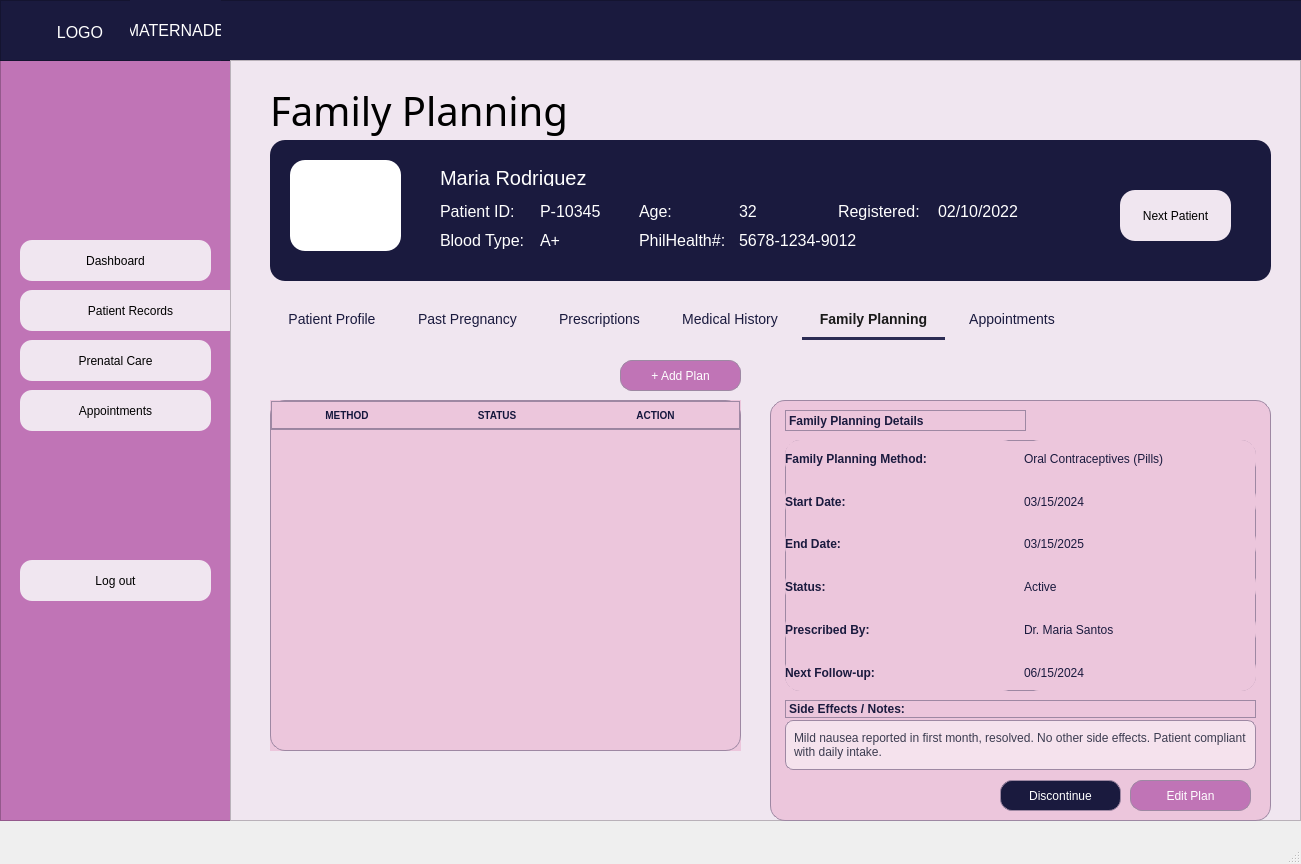
<?xml version="1.0" encoding="UTF-8"?>
<ui version="4.0">
 <class>MainWindow</class>
 <widget class="QMainWindow" name="MainWindow">
  <property name="geometry">
   <rect>
    <x>0</x>
    <y>0</y>
    <width>1301</width>
    <height>864</height>
   </rect>
  </property>
  <property name="sizePolicy">
   <sizepolicy hsizetype="Expanding" vsizetype="Expanding">
    <horstretch>0</horstretch>
    <verstretch>0</verstretch>
   </sizepolicy>
  </property>
  <property name="windowTitle">
   <string>MainWindow</string>
  </property>
  <widget class="QWidget" name="centralwidget">
   <widget class="QFrame" name="frame">
    <property name="geometry">
     <rect>
      <x>0</x>
      <y>60</y>
      <width>231</width>
      <height>761</height>
     </rect>
    </property>
    <property name="sizePolicy">
     <sizepolicy hsizetype="Expanding" vsizetype="Expanding">
      <horstretch>0</horstretch>
      <verstretch>0</verstretch>
     </sizepolicy>
    </property>
    <property name="styleSheet">
     <string notr="true">background-color: rgb(192, 116, 182)</string>
    </property>
    <property name="frameShape">
     <enum>QFrame::StyledPanel</enum>
    </property>
    <property name="frameShadow">
     <enum>QFrame::Raised</enum>
    </property>
    <widget class="QPushButton" name="pushButton">
     <property name="geometry">
      <rect>
       <x>20</x>
       <y>180</y>
       <width>191</width>
       <height>41</height>
      </rect>
     </property>
     <property name="styleSheet">
      <string notr="true">background-color: rgb(240, 230, 240);
border-radius: 12px;</string>
     </property>
     <property name="text">
      <string>Dashboard</string>
     </property>
    </widget>
    <widget class="QPushButton" name="pushButton_2">
     <property name="geometry">
      <rect>
       <x>20</x>
       <y>230</y>
       <width>221</width>
       <height>41</height>
      </rect>
     </property>
     <property name="styleSheet">
      <string notr="true">background-color: rgb(240, 230, 240);
border-radius: 12px;</string>
     </property>
     <property name="text">
      <string>Patient Records</string>
     </property>
    </widget>
    <widget class="QPushButton" name="pushButton_3">
     <property name="geometry">
      <rect>
       <x>20</x>
       <y>280</y>
       <width>191</width>
       <height>41</height>
      </rect>
     </property>
     <property name="styleSheet">
      <string notr="true">background-color: rgb(240, 230, 240);
border-radius: 12px;</string>
     </property>
     <property name="text">
      <string>Prenatal Care</string>
     </property>
    </widget>
    <widget class="QPushButton" name="pushButton_4">
     <property name="geometry">
      <rect>
       <x>20</x>
       <y>330</y>
       <width>191</width>
       <height>41</height>
      </rect>
     </property>
     <property name="styleSheet">
      <string notr="true">background-color: rgb(240, 230, 240);
border-radius: 12px;</string>
     </property>
     <property name="text">
      <string>Appointments</string>
     </property>
    </widget>
    <widget class="QPushButton" name="pushButton_5">
     <property name="geometry">
      <rect>
       <x>20</x>
       <y>500</y>
       <width>191</width>
       <height>41</height>
      </rect>
     </property>
     <property name="styleSheet">
      <string notr="true">background-color: rgb(240, 230, 240);
border-radius: 12px;</string>
     </property>
     <property name="text">
      <string>Log out</string>
     </property>
    </widget>
   </widget>
   <widget class="QFrame" name="frame_2">
    <property name="geometry">
     <rect>
      <x>0</x>
      <y>0</y>
      <width>1341</width>
      <height>61</height>
     </rect>
    </property>
    <property name="styleSheet">
     <string notr="true">background-color: rgb(26, 26, 62)</string>
    </property>
    <property name="frameShape">
     <enum>QFrame::StyledPanel</enum>
    </property>
    <property name="frameShadow">
     <enum>QFrame::Raised</enum>
    </property>
    <widget class="QLabel" name="label_2">
     <property name="geometry">
      <rect>
       <x>130</x>
       <y>0</y>
       <width>91</width>
       <height>61</height>
      </rect>
     </property>
     <property name="font">
      <font>
       <family>Segoe UI</family>
       <pointsize>12</pointsize>
       <bold>false</bold>
      </font>
     </property>
     <property name="styleSheet">
      <string notr="true">color: rgb(255, 255, 255);</string>
     </property>
     <property name="text">
      <string>MATERNADB</string>
     </property>
     <property name="alignment">
      <set>Qt::AlignCenter</set>
     </property>
    </widget>
    <widget class="QLabel" name="label_3">
     <property name="geometry">
      <rect>
       <x>30</x>
       <y>10</y>
       <width>100</width>
       <height>45</height>
      </rect>
     </property>
     <property name="sizePolicy">
      <sizepolicy hsizetype="Expanding" vsizetype="Expanding">
       <horstretch>0</horstretch>
       <verstretch>0</verstretch>
      </sizepolicy>
     </property>
     <property name="minimumSize">
      <size>
       <width>100</width>
       <height>45</height>
      </size>
     </property>
     <property name="font">
      <font>
       <family>Segoe UI</family>
       <pointsize>12</pointsize>
       <bold>false</bold>
      </font>
     </property>
     <property name="styleSheet">
      <string notr="true">color: rgb(255, 255, 255);</string>
     </property>
     <property name="text">
      <string>LOGO</string>
     </property>
     <property name="alignment">
      <set>Qt::AlignCenter</set>
     </property>
    </widget>
   </widget>
   <widget class="QFrame" name="frame_3">
    <property name="geometry">
     <rect>
      <x>230</x>
      <y>60</y>
      <width>1071</width>
      <height>761</height>
     </rect>
    </property>
    <property name="sizePolicy">
     <sizepolicy hsizetype="Expanding" vsizetype="Expanding">
      <horstretch>0</horstretch>
      <verstretch>0</verstretch>
     </sizepolicy>
    </property>
    <property name="font">
     <font>
      <family>Nirmala UI Semilight</family>
     </font>
    </property>
    <property name="styleSheet">
     <string notr="true">background-color: rgb(240, 230, 240)</string>
    </property>
    <property name="frameShape">
     <enum>QFrame::StyledPanel</enum>
    </property>
    <property name="frameShadow">
     <enum>QFrame::Raised</enum>
    </property>
    <widget class="QLabel" name="label">
     <property name="geometry">
      <rect>
       <x>40</x>
       <y>20</y>
       <width>361</width>
       <height>61</height>
      </rect>
     </property>
     <property name="font">
      <font>
       <family>Arial Black</family>
       <pointsize>30</pointsize>
      </font>
     </property>
     <property name="text">
      <string>Family Planning</string>
     </property>
    </widget>
    <widget class="QFrame" name="frame_4">
     <property name="geometry">
      <rect>
       <x>40</x>
       <y>80</y>
       <width>1001</width>
       <height>141</height>
      </rect>
     </property>
     <property name="sizePolicy">
      <sizepolicy hsizetype="Expanding" vsizetype="Expanding">
       <horstretch>0</horstretch>
       <verstretch>0</verstretch>
      </sizepolicy>
     </property>
     <property name="styleSheet">
      <string notr="true">border-radius:15px;
background-color: rgb(26, 26, 62);</string>
     </property>
     <property name="frameShape">
      <enum>QFrame::StyledPanel</enum>
     </property>
     <property name="frameShadow">
      <enum>QFrame::Raised</enum>
     </property>
     <widget class="QFrame" name="frame_5">
      <property name="geometry">
       <rect>
        <x>20</x>
        <y>20</y>
        <width>111</width>
        <height>91</height>
       </rect>
      </property>
      <property name="styleSheet">
       <string notr="true">background-color: rgb(255, 255, 255);</string>
      </property>
      <property name="frameShape">
       <enum>QFrame::StyledPanel</enum>
      </property>
      <property name="frameShadow">
       <enum>QFrame::Raised</enum>
      </property>
     </widget>
     <widget class="QLabel" name="patient_name">
      <property name="geometry">
       <rect>
        <x>170</x>
        <y>30</y>
        <width>411</width>
        <height>16</height>
       </rect>
      </property>
      <property name="sizePolicy">
       <sizepolicy hsizetype="Expanding" vsizetype="Expanding">
        <horstretch>0</horstretch>
        <verstretch>0</verstretch>
       </sizepolicy>
      </property>
      <property name="styleSheet">
       <string notr="true">color: rgb(255, 255, 255);
font-size: 20px</string>
      </property>
      <property name="text">
       <string>Maria Rodriguez</string>
      </property>
     </widget>
     <widget class="QPushButton" name="next_btn">
      <property name="geometry">
       <rect>
        <x>850</x>
        <y>50</y>
        <width>111</width>
        <height>51</height>
       </rect>
      </property>
      <property name="styleSheet">
       <string notr="true">background-color: rgb(240, 230, 240);
border-radius: 15px;</string>
      </property>
      <property name="text">
       <string>Next Patient</string>
      </property>
     </widget>
     <widget class="QWidget" name="layoutWidget">
      <property name="geometry">
       <rect>
        <x>170</x>
        <y>60</y>
        <width>591</width>
        <height>52</height>
       </rect>
      </property>
      <layout class="QGridLayout" name="gridLayout">
       <item row="1" column="3" colspan="3">
        <widget class="QLabel" name="placeholder_philhealth_num">
         <property name="styleSheet">
          <string notr="true">color: rgb(255, 255, 255);
font-size: 16px</string>
         </property>
         <property name="text">
          <string>5678-1234-9012</string>
         </property>
        </widget>
       </item>
       <item row="0" column="1">
        <widget class="QLabel" name="placeholder_p_ID">
         <property name="styleSheet">
          <string notr="true">color: rgb(255, 255, 255);
font-size: 16px</string>
         </property>
         <property name="text">
          <string>P-10345</string>
         </property>
        </widget>
       </item>
       <item row="1" column="1">
        <widget class="QLabel" name="placeholder_p_bloodType">
         <property name="styleSheet">
          <string notr="true">color: rgb(255, 255, 255);
font-size: 16px</string>
         </property>
         <property name="text">
          <string>A+</string>
         </property>
        </widget>
       </item>
       <item row="0" column="5">
        <widget class="QLabel" name="placeholder_register_date">
         <property name="styleSheet">
          <string notr="true">color: rgb(255, 255, 255);
font-size: 16px</string>
         </property>
         <property name="text">
          <string>02/10/2022</string>
         </property>
        </widget>
       </item>
       <item row="1" column="0">
        <widget class="QLabel" name="patient_id_label_2">
         <property name="styleSheet">
          <string notr="true">color: rgb(255, 255, 255);
font-size: 16px</string>
         </property>
         <property name="text">
          <string>Blood Type:</string>
         </property>
        </widget>
       </item>
       <item row="1" column="2">
        <widget class="QLabel" name="patient_id_label_4">
         <property name="styleSheet">
          <string notr="true">color: rgb(255, 255, 255);
font-size: 16px</string>
         </property>
         <property name="text">
          <string>PhilHealth#:</string>
         </property>
        </widget>
       </item>
       <item row="0" column="0">
        <widget class="QLabel" name="patient_id_label">
         <property name="styleSheet">
          <string notr="true">color: rgb(255, 255, 255);
font-size: 16px</string>
         </property>
         <property name="text">
          <string>Patient ID:</string>
         </property>
        </widget>
       </item>
       <item row="0" column="4">
        <widget class="QLabel" name="patient_id_label_5">
         <property name="styleSheet">
          <string notr="true">color: rgb(255, 255, 255);
font-size: 16px</string>
         </property>
         <property name="text">
          <string>Registered:</string>
         </property>
        </widget>
       </item>
       <item row="0" column="3">
        <widget class="QLabel" name="placeholder_age">
         <property name="styleSheet">
          <string notr="true">color: rgb(255, 255, 255);
font-size: 16px</string>
         </property>
         <property name="text">
          <string>32</string>
         </property>
        </widget>
       </item>
       <item row="0" column="2">
        <widget class="QLabel" name="patient_id_label_3">
         <property name="styleSheet">
          <string notr="true">color: rgb(255, 255, 255);
font-size: 16px</string>
         </property>
         <property name="text">
          <string>Age:</string>
         </property>
        </widget>
       </item>
      </layout>
     </widget>
    </widget>
    <widget class="QWidget" name="layoutWidget">
     <property name="geometry">
      <rect>
       <x>40</x>
       <y>240</y>
       <width>803</width>
       <height>40</height>
      </rect>
     </property>
     <layout class="QHBoxLayout" name="horizontalLayout">
      <item>
       <widget class="QPushButton" name="pushButton_6">
        <property name="sizePolicy">
         <sizepolicy hsizetype="Expanding" vsizetype="Expanding">
          <horstretch>0</horstretch>
          <verstretch>0</verstretch>
         </sizepolicy>
        </property>
        <property name="styleSheet">
         <string notr="true">QPushButton {
    background: transparent;
    border: none;
    padding: 8px 18px;
    color: rgb(26, 26, 62);
    font-size: 14px;
}
QPushButton:hover {
    color: #000;
}
QPushButton:checked {
    color: #1a1a1a;
    border-bottom: 3px solid #2c2c54;
}
QPushButton:!checked {
    border-bottom: 3px solid transparent;
}</string>
        </property>
        <property name="text">
         <string>Patient Profile</string>
        </property>
        <property name="checkable">
         <bool>true</bool>
        </property>
       </widget>
      </item>
      <item>
       <widget class="QPushButton" name="pushButton_7">
        <property name="sizePolicy">
         <sizepolicy hsizetype="Expanding" vsizetype="Expanding">
          <horstretch>0</horstretch>
          <verstretch>0</verstretch>
         </sizepolicy>
        </property>
        <property name="styleSheet">
         <string notr="true">QPushButton {
    background: transparent;
    border: none;
    padding: 8px 18px;
    color: rgb(26, 26, 62);
    font-size: 14px;
}
QPushButton:hover {
    color: #000;
}
QPushButton:checked {
    color: #1a1a1a;
    border-bottom: 3px solid #2c2c54;
}
QPushButton:!checked {
    border-bottom: 3px solid transparent;
}</string>
        </property>
        <property name="text">
         <string>Past Pregnancy</string>
        </property>
       </widget>
      </item>
      <item>
       <widget class="QPushButton" name="pushButton_8">
        <property name="sizePolicy">
         <sizepolicy hsizetype="Expanding" vsizetype="Expanding">
          <horstretch>0</horstretch>
          <verstretch>0</verstretch>
         </sizepolicy>
        </property>
        <property name="styleSheet">
         <string notr="true">QPushButton {
    background: transparent;
    border: none;
    padding: 8px 18px;
    color: rgb(26, 26, 62);
    font-size: 14px;
}
QPushButton:hover {
    color: #000;
}
QPushButton:checked {
    color: #1a1a1a;
    border-bottom: 3px solid #2c2c54;
}
QPushButton:!checked {
    border-bottom: 3px solid transparent;
}</string>
        </property>
        <property name="text">
         <string>Prescriptions</string>
        </property>
       </widget>
      </item>
      <item>
       <widget class="QPushButton" name="pushButton_9">
        <property name="sizePolicy">
         <sizepolicy hsizetype="Expanding" vsizetype="Expanding">
          <horstretch>0</horstretch>
          <verstretch>0</verstretch>
         </sizepolicy>
        </property>
        <property name="styleSheet">
         <string notr="true">QPushButton {
    background: transparent;
    border: none;
    padding: 8px 18px;
    color: rgb(26, 26, 62);
    font-size: 14px;
}
QPushButton:hover {
    color: #000;
}
QPushButton:checked {
    color: #1a1a1a;
    border-bottom: 3px solid #2c2c54;
}
QPushButton:!checked {
    border-bottom: 3px solid transparent;
}</string>
        </property>
        <property name="text">
         <string>Medical History</string>
        </property>
       </widget>
      </item>
      <item>
       <widget class="QPushButton" name="pushButton_10">
        <property name="sizePolicy">
         <sizepolicy hsizetype="Expanding" vsizetype="Expanding">
          <horstretch>0</horstretch>
          <verstretch>0</verstretch>
         </sizepolicy>
        </property>
        <property name="styleSheet">
         <string notr="true">QPushButton {
    background: transparent;
    border: none;
    padding: 8px 18px;
    color: rgb(26, 26, 62);
    font-size: 14px;
    font-weight: bold;
}
QPushButton:hover {
    color: #000;
}
QPushButton:checked {
    color: #1a1a1a;
    border-bottom: 3px solid #2c2c54;
}
QPushButton:!checked {
    border-bottom: 3px solid transparent;
}</string>
        </property>
        <property name="text">
         <string>Family Planning</string>
        </property>
        <property name="checkable">
         <bool>true</bool>
        </property>
        <property name="checked">
         <bool>true</bool>
        </property>
       </widget>
      </item>
      <item>
       <widget class="QPushButton" name="pushButton_11">
        <property name="sizePolicy">
         <sizepolicy hsizetype="Expanding" vsizetype="Expanding">
          <horstretch>0</horstretch>
          <verstretch>0</verstretch>
         </sizepolicy>
        </property>
        <property name="styleSheet">
         <string notr="true">QPushButton {
    background: transparent;
    border: none;
    padding: 8px 18px;
    color: rgb(26, 26, 62);
    font-size: 14px;
}
QPushButton:hover {
    color: #000;
}
QPushButton:checked {
    color: #1a1a1a;
    border-bottom: 3px solid #2c2c54;
}
QPushButton:!checked {
    border-bottom: 3px solid transparent;
}</string>
        </property>
        <property name="text">
         <string>Appointments</string>
        </property>
       </widget>
      </item>
     </layout>
    </widget>
    <widget class="QFrame" name="left">
     <property name="geometry">
      <rect>
       <x>40</x>
       <y>340</y>
       <width>471</width>
       <height>351</height>
      </rect>
     </property>
     <property name="styleSheet">
      <string notr="true">background-color:rgb(236, 198, 220);
border: 1px solid rgb(158, 136, 163);
border-radius: 15px;</string>
     </property>
     <property name="frameShape">
      <enum>QFrame::StyledPanel</enum>
     </property>
     <property name="frameShadow">
      <enum>QFrame::Raised</enum>
     </property>
     <widget class="QTableWidget" name="family_planning_table">
      <property name="geometry">
       <rect>
        <x>0</x>
        <y>0</y>
        <width>471</width>
        <height>351</height>
       </rect>
      </property>
      <property name="autoFillBackground">
       <bool>true</bool>
      </property>
      <property name="styleSheet">
       <string notr="true">QTableWidget {
    background-color:rgb(236, 198, 220);
    border: 1px solid rgb(158, 136, 163);
    border-radius: 15px;
}
QTableWidget::item {
    background-color: rgb(236, 198, 220);
    color: rgb(21, 23, 61);
    padding: 8px;
    border: none;
    border-bottom: 1px solid rgb(210, 177, 200);
}
QTableWidget::item:selected {
    background-color: rgb(192, 116, 182);
    color: white;
}
QHeaderView::section {
    background-color: rgb(236, 198, 220);
    color: rgb(21, 23, 61);
    font-weight: bold;
    font-size: 10px;
    border: none;
    border-bottom: 1px solid rgb(155, 132, 160);
    padding: 5px;
}
QScrollBar:vertical {
    background: white;
    width: 6px;
    border-radius: 3px;
}
QScrollBar::handle:vertical {
    background: rgb(178, 100, 168);
    border-radius: 3px;
}</string>
      </property>
      <property name="verticalScrollBarPolicy">
       <enum>Qt::ScrollBarAsNeeded</enum>
      </property>
      <property name="editTriggers">
       <set>QAbstractItemView::NoEditTriggers</set>
      </property>
      <property name="alternatingRowColors">
       <bool>false</bool>
      </property>
      <property name="selectionBehavior">
       <enum>QAbstractItemView::SelectRows</enum>
      </property>
      <property name="verticalScrollMode">
       <enum>QAbstractItemView::ScrollPerPixel</enum>
      </property>
      <property name="horizontalScrollMode">
       <enum>QAbstractItemView::ScrollPerPixel</enum>
      </property>
      <property name="showGrid">
       <bool>false</bool>
      </property>
      <property name="columnCount">
       <number>3</number>
      </property>
      <attribute name="horizontalHeaderCascadingSectionResizes">
       <bool>false</bool>
      </attribute>
      <attribute name="horizontalHeaderMinimumSectionSize">
       <number>32</number>
      </attribute>
      <attribute name="horizontalHeaderDefaultSectionSize">
       <number>150</number>
      </attribute>
      <attribute name="horizontalHeaderHighlightSections">
       <bool>true</bool>
      </attribute>
      <attribute name="horizontalHeaderShowSortIndicator" stdset="0">
       <bool>false</bool>
      </attribute>
      <attribute name="horizontalHeaderStretchLastSection">
       <bool>true</bool>
      </attribute>
      <attribute name="verticalHeaderVisible">
       <bool>false</bool>
      </attribute>
      <attribute name="verticalHeaderCascadingSectionResizes">
       <bool>false</bool>
      </attribute>
      <attribute name="verticalHeaderDefaultSectionSize">
       <number>40</number>
      </attribute>
      <column>
       <property name="text">
        <string>METHOD</string>
       </property>
      </column>
      <column>
       <property name="text">
        <string>STATUS</string>
       </property>
      </column>
      <column>
       <property name="text">
        <string>ACTION</string>
       </property>
      </column>
     </widget>
    </widget>
    <widget class="QFrame" name="right_details">
     <property name="geometry">
      <rect>
       <x>540</x>
       <y>340</y>
       <width>501</width>
       <height>421</height>
      </rect>
     </property>
     <property name="sizePolicy">
      <sizepolicy hsizetype="Expanding" vsizetype="Expanding">
       <horstretch>0</horstretch>
       <verstretch>0</verstretch>
      </sizepolicy>
     </property>
     <property name="styleSheet">
      <string notr="true">background-color:rgb(236, 198, 220);
border: 1px solid rgb(158, 136, 163);
border-radius: 15px;</string>
     </property>
     <property name="frameShape">
      <enum>QFrame::StyledPanel</enum>
     </property>
     <property name="frameShadow">
      <enum>QFrame::Raised</enum>
     </property>
     <widget class="QLabel" name="label_4">
      <property name="geometry">
       <rect>
        <x>15</x>
        <y>10</y>
        <width>241</width>
        <height>21</height>
       </rect>
      </property>
      <property name="styleSheet">
       <string notr="true">font: 14pt &quot;Segoe UI&quot;;
font-weight: bold;
color: rgb(26, 26, 62);</string>
      </property>
      <property name="text">
       <string>Family Planning Details</string>
      </property>
     </widget>
     <widget class="QWidget" name="formWidget">
      <property name="geometry">
       <rect>
        <x>15</x>
        <y>40</y>
        <width>471</width>
        <height>251</height>
       </rect>
      </property>
      <layout class="QGridLayout" name="gridLayout_2">
       <item row="5" column="1">
        <widget class="QLabel" name="next_followup_value">
         <property name="styleSheet">
          <string notr="true">font: 10pt &quot;Segoe UI&quot;;
color: rgb(26, 26, 62);
border: none;</string>
         </property>
         <property name="text">
          <string>06/15/2024</string>
         </property>
        </widget>
       </item>
       <item row="2" column="0">
        <widget class="QLabel" name="label_7">
         <property name="styleSheet">
          <string notr="true">font: 10pt &quot;Segoe UI&quot;;
font-weight: bold;
color: rgb(26, 26, 62);
border: none;</string>
         </property>
         <property name="text">
          <string>End Date:</string>
         </property>
        </widget>
       </item>
       <item row="1" column="0">
        <widget class="QLabel" name="label_6">
         <property name="styleSheet">
          <string notr="true">font: 10pt &quot;Segoe UI&quot;;
font-weight: bold;
color: rgb(26, 26, 62);
border: none;</string>
         </property>
         <property name="text">
          <string>Start Date:</string>
         </property>
        </widget>
       </item>
       <item row="4" column="1">
        <widget class="QLabel" name="prescribed_by_value">
         <property name="styleSheet">
          <string notr="true">font: 10pt &quot;Segoe UI&quot;;
color: rgb(26, 26, 62);
border: none;</string>
         </property>
         <property name="text">
          <string>Dr. Maria Santos</string>
         </property>
        </widget>
       </item>
       <item row="0" column="1">
        <widget class="QLabel" name="method_value">
         <property name="styleSheet">
          <string notr="true">font: 10pt &quot;Segoe UI&quot;;
color: rgb(26, 26, 62);
border: none;</string>
         </property>
         <property name="text">
          <string>Oral Contraceptives (Pills)</string>
         </property>
        </widget>
       </item>
       <item row="2" column="1">
        <widget class="QLabel" name="end_date_value">
         <property name="styleSheet">
          <string notr="true">font: 10pt &quot;Segoe UI&quot;;
color: rgb(26, 26, 62);
border: none;</string>
         </property>
         <property name="text">
          <string>03/15/2025</string>
         </property>
        </widget>
       </item>
       <item row="3" column="0">
        <widget class="QLabel" name="label_8">
         <property name="styleSheet">
          <string notr="true">font: 10pt &quot;Segoe UI&quot;;
font-weight: bold;
color: rgb(26, 26, 62);
border: none;</string>
         </property>
         <property name="text">
          <string>Status:</string>
         </property>
        </widget>
       </item>
       <item row="4" column="0">
        <widget class="QLabel" name="label_9">
         <property name="styleSheet">
          <string notr="true">font: 10pt &quot;Segoe UI&quot;;
font-weight: bold;
color: rgb(26, 26, 62);
border: none;</string>
         </property>
         <property name="text">
          <string>Prescribed By:</string>
         </property>
        </widget>
       </item>
       <item row="3" column="1">
        <widget class="QLabel" name="status_value">
         <property name="styleSheet">
          <string notr="true">font: 10pt &quot;Segoe UI&quot;;
color: rgb(26, 26, 62);
border: none;</string>
         </property>
         <property name="text">
          <string>Active</string>
         </property>
        </widget>
       </item>
       <item row="1" column="1">
        <widget class="QLabel" name="start_date_value">
         <property name="styleSheet">
          <string notr="true">font: 10pt &quot;Segoe UI&quot;;
color: rgb(26, 26, 62);
border: none;</string>
         </property>
         <property name="text">
          <string>03/15/2024</string>
         </property>
        </widget>
       </item>
       <item row="5" column="0">
        <widget class="QLabel" name="label_10">
         <property name="styleSheet">
          <string notr="true">font: 10pt &quot;Segoe UI&quot;;
font-weight: bold;
color: rgb(26, 26, 62);
border: none;</string>
         </property>
         <property name="text">
          <string>Next Follow-up:</string>
         </property>
        </widget>
       </item>
       <item row="0" column="0">
        <widget class="QLabel" name="label_5">
         <property name="styleSheet">
          <string notr="true">font: 10pt &quot;Segoe UI&quot;;
font-weight: bold;
color: rgb(26, 26, 62);
border: none;</string>
         </property>
         <property name="text">
          <string>Family Planning Method:</string>
         </property>
        </widget>
       </item>
      </layout>
     </widget>
     <widget class="QLabel" name="side_effects_label">
      <property name="geometry">
       <rect>
        <x>15</x>
        <y>300</y>
        <width>471</width>
        <height>18</height>
       </rect>
      </property>
      <property name="styleSheet">
       <string notr="true">font: 10pt &quot;Segoe UI&quot;;
font-weight: bold;
color: rgb(26, 26, 62);</string>
      </property>
      <property name="text">
       <string>Side Effects / Notes:</string>
      </property>
     </widget>
     <widget class="QLabel" name="side_effects_value">
      <property name="geometry">
       <rect>
        <x>15</x>
        <y>320</y>
        <width>471</width>
        <height>50</height>
       </rect>
      </property>
      <property name="styleSheet">
       <string notr="true">font: 9pt &quot;Segoe UI&quot;;
color: rgb(60, 60, 80);
background-color: rgba(255,255,255,0.5);
border-radius: 8px;
padding: 5px;</string>
      </property>
      <property name="text">
       <string>Mild nausea reported in first month, resolved. No other side effects. Patient compliant with daily intake.</string>
      </property>
      <property name="wordWrap">
       <bool>true</bool>
      </property>
     </widget>
     <widget class="QPushButton" name="discontinue_btn">
      <property name="geometry">
       <rect>
        <x>230</x>
        <y>380</y>
        <width>121</width>
        <height>31</height>
       </rect>
      </property>
      <property name="sizePolicy">
       <sizepolicy hsizetype="Expanding" vsizetype="Expanding">
        <horstretch>0</horstretch>
        <verstretch>0</verstretch>
       </sizepolicy>
      </property>
      <property name="styleSheet">
       <string notr="true">border-radius: 12px;
background-color: rgb(26, 26, 62);
color: white;
border: 1px solid rgb(158, 136, 163);</string>
      </property>
      <property name="text">
       <string>Discontinue</string>
      </property>
     </widget>
     <widget class="QPushButton" name="edit_plan_btn">
      <property name="geometry">
       <rect>
        <x>360</x>
        <y>380</y>
        <width>121</width>
        <height>31</height>
       </rect>
      </property>
      <property name="sizePolicy">
       <sizepolicy hsizetype="Expanding" vsizetype="Expanding">
        <horstretch>0</horstretch>
        <verstretch>0</verstretch>
       </sizepolicy>
      </property>
      <property name="styleSheet">
       <string notr="true">border-radius: 12px;
background-color: rgb(192, 116, 182);
color: white;
border: 1px solid rgb(158, 136, 163);</string>
      </property>
      <property name="text">
       <string>Edit Plan</string>
      </property>
     </widget>
    </widget>
    <widget class="QPushButton" name="add_plan_btn">
     <property name="geometry">
      <rect>
       <x>390</x>
       <y>300</y>
       <width>121</width>
       <height>31</height>
      </rect>
     </property>
     <property name="sizePolicy">
      <sizepolicy hsizetype="Expanding" vsizetype="Expanding">
       <horstretch>0</horstretch>
       <verstretch>0</verstretch>
      </sizepolicy>
     </property>
     <property name="styleSheet">
      <string notr="true">border-radius: 12px;
background-color: rgb(192, 116, 182);
color: white;
border: 1px solid rgb(158, 136, 163);</string>
     </property>
     <property name="text">
      <string>+ Add Plan</string>
     </property>
    </widget>
   </widget>
  </widget>
  <widget class="QMenuBar" name="menubar">
   <property name="geometry">
    <rect>
     <x>0</x>
     <y>0</y>
     <width>1301</width>
     <height>22</height>
    </rect>
   </property>
  </widget>
  <widget class="QStatusBar" name="statusbar"/>
 </widget>
 <resources/>
 <connections/>
</ui>
